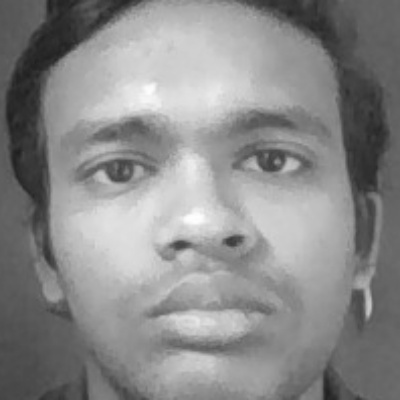
#> input picture Dataset 1/SATYAMM/1.jpg, 400 x 400 px, given in place of the camera
$ python dataset.py
#> lines starting #> are read from the running program, lines starting #| are printed output that depends on the picture
import cv2
import numpy as np
def main(name):
    # Detect object in video stream using Haarcascade Frontal Face
#> called with name = 'SATYAMM'
    face_casecade = cv2.CascadeClassifier('haarcascade_frontalface_default.xml')
    def face_extractor(img):
        # Convert frame to grayscale
        gray = cv2.cvtColor(img, cv2.COLOR_BGR2GRAY)
        # Detect frames of different sizes, list of faces rectangles
        faces = face_casecade.detectMultiScale(gray, 1.3, 5)
        if faces is ():
            return None
        # Loops for each faces
        for (x, y, w, h) in faces:
            # Crop the image frame into rectangle
            cropped_face = img[y:y + h, x:x + w]
        return cropped_face

    # Start capturing video
    cap = cv2.VideoCapture(0)
    count = 0 # Initialize variable for sample face image
    # Start looping
    while True:
        # Capture video frame
        ret, frame = cap.read()
#> frame is the input picture: shape (400, 400, 3); min 30, max 255, mean 138.1
        if face_extractor(frame) is not None:
#> in face_extractor, `faces = face_casecade.detectMultiScale(gray, 1.3, 5)`: faces = [[34, 29, 331, 331]]
#> the loop in face_extractor, `for (x, y, w, h) in faces:` made 1 pass
#> pass 1, in face_extractor, `cropped_face = img[y:y + h, x:x + w]`:
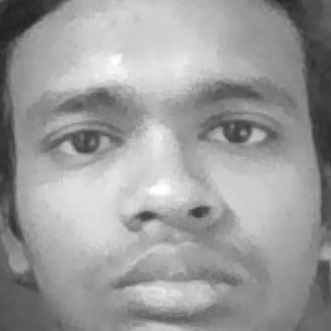
#> cropped_face: shape (331, 331, 3); min 31, max 255, mean 155.2
            count+=1
#> count = 1
            face = cv2.resize(face_extractor(frame),(400,400))
#> the loop in face_extractor (call 2), `for (x, y, w, h) in faces:` made 1 pass
            # Convert frame to grayscale
            face = cv2.cvtColor(face,cv2.COLOR_BGR2GRAY)
#> face: shape (400, 400)

            file_name_path = 'dataset/'+name+'/'+str(count)+'.jpg'
#> file_name_path = 'dataset/SATYAMM/1.jpg'
            # Save the captured image into the datasets folder
            cv2.imwrite(file_name_path,face)

            cv2.putText(face,str(count),(50,50),cv2.FONT_HERSHEY_COMPLEX,1,(0,255,0),2)
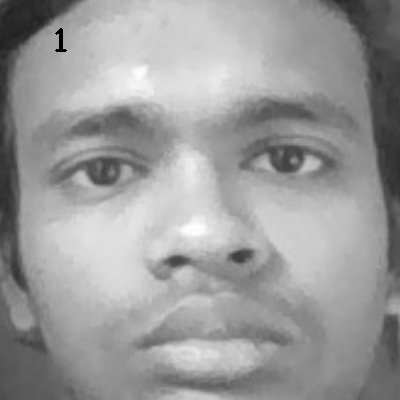
#> face: shape (400, 400); min 0, max 254, mean 154.9
            # Display the video frame, with bounded rectangle on the person's face
            cv2.imshow('ATTENDANCE',face)
        else:
            print("Face not found")
            pass
        # To stop taking video, press 'q' for at least 80ms
        if cv2.waitKey(1)==13 or count==80:
        #if count == 50:
#> (key Esc is pressed here)
            break
    cap.release() # Stop video
    cv2.destroyAllWindows() # Close all started windows
    print('Samples Collection Completed')
# [5 lines of commented-out code are left out]
main('SATYAMM')

$ run again, on Dataset 1/SATYAMM/10.jpg
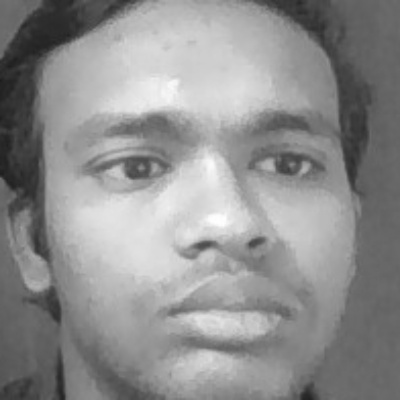
#> input picture Dataset 1/SATYAMM/10.jpg, 400 x 400 px, given in place of the camera
#> in main, frame is the input picture: shape (400, 400, 3); min 27, max 254, mean 143
#> faces = [[51, 40, 325, 325]]
#> the loop in face_extractor, `for (x, y, w, h) in faces:` made 1 pass
#> pass 1, in face_extractor, `cropped_face = img[y:y + h, x:x + w]`:
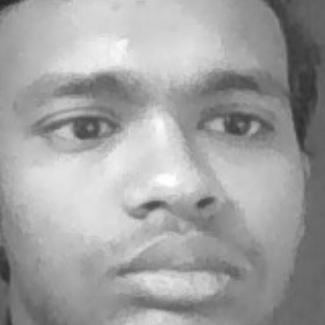
#> cropped_face: shape (325, 325, 3); min 36, max 254, mean 161.1
#> count = 1
#> the loop in face_extractor (call 2), `for (x, y, w, h) in faces:` made 1 pass
#> file_name_path = 'dataset/SATYAMM/1.jpg'
#> in main, `cv2.putText(face,str(count),(50,50),cv2.FONT_HERSHEY_COMPLEX,1,(0,255,..`:
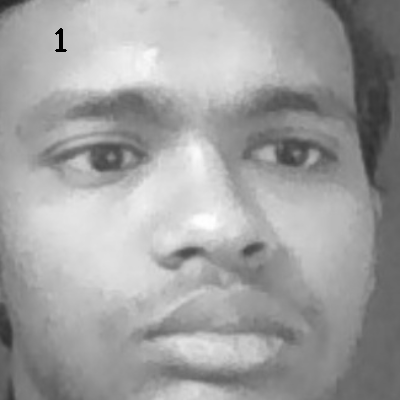
#> face: shape (400, 400); min 0, max 254, mean 160.9
